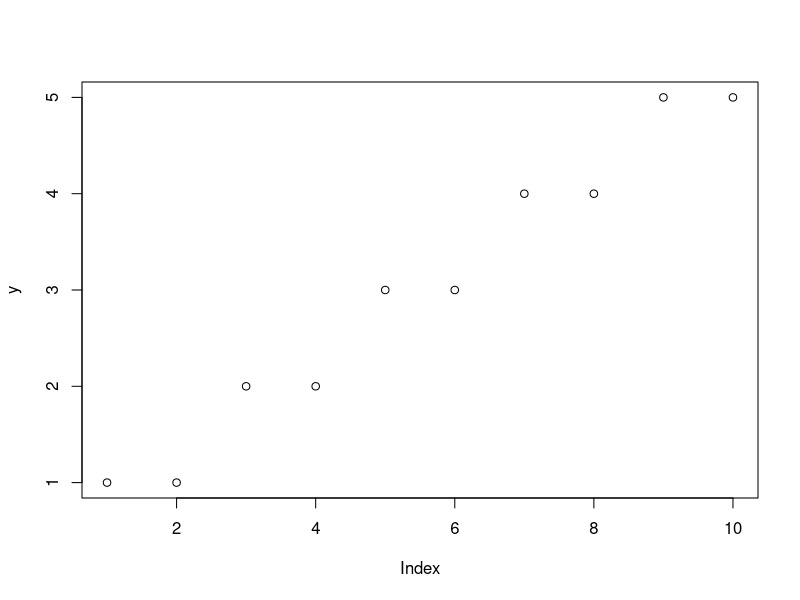
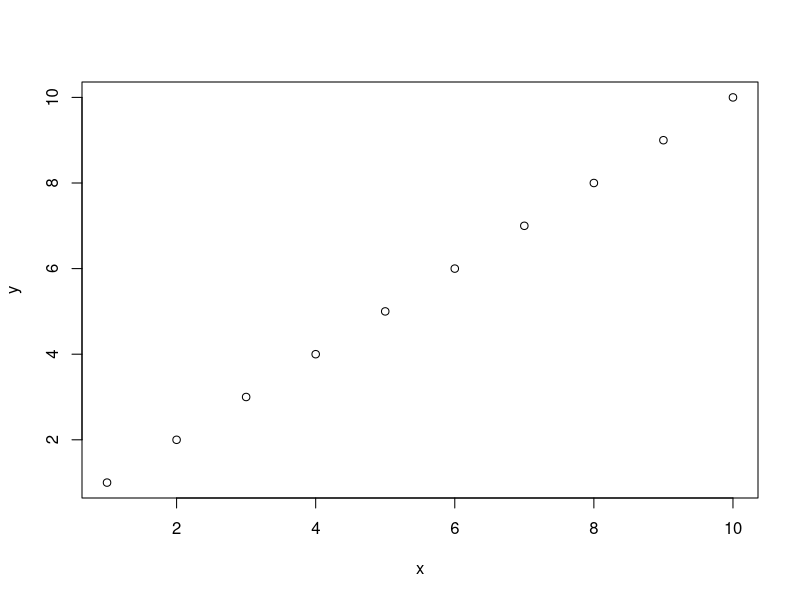
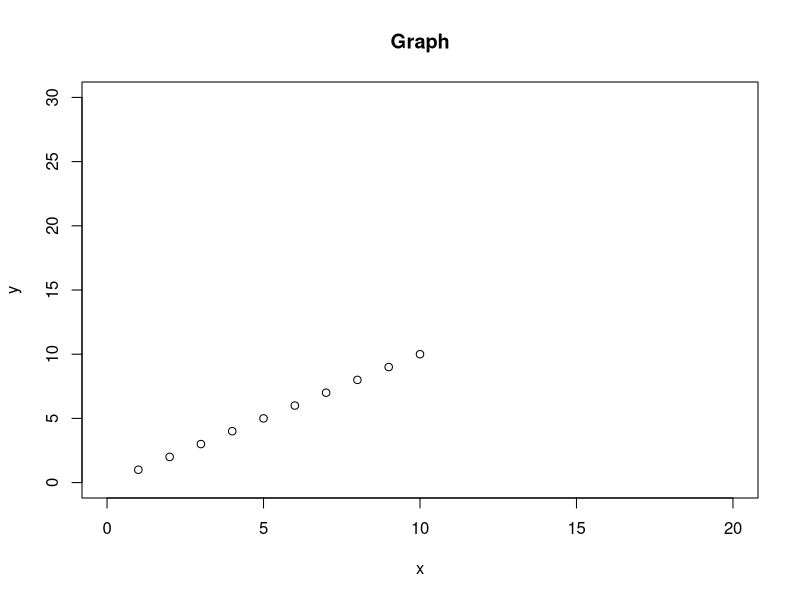

R code for these plots, in order:
##### 기본 함수 #####

### plot()
### plot(y축 데이터, 옵션)
### plot(x축 데이터, y축 데이터, 옵션)

y <- c(1, 1, 2, 2, 3, 3, 4, 4, 5, 5)
plot(y)

x <- 1:10
y <- 1:10

plot(x, y)

# x축 limit를 0부터 20까지, y축 limit를 0부터 30까지, main은 제목
# type="p", "l", "b", "o", "n"
plot(x, y, xlim=c(0, 20), ylim=c(0, 30), main="Graph", type="p")

























# install.packages("ggplot2")

